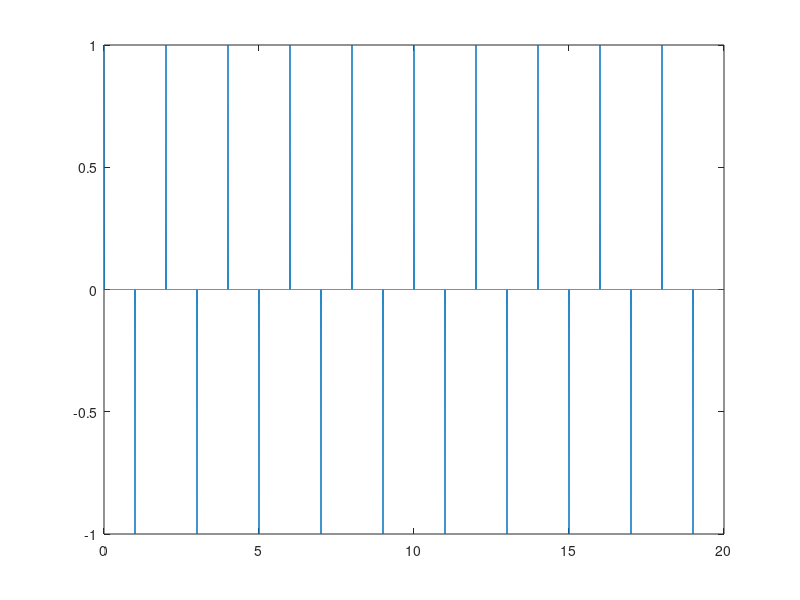

Source code (MATLAB):
%% Generate a step or impulse input for the system after 1 second in simulation 

%% Step
h = 0.01;
Tend = 20;
t = (0:h:Tend-h).';
step_input = zeros(length(t),1);

% step
for i = 1:length(t)
    if t(i) < 1
        step_input(i) = 1;
    end
    
    if t(i) > 10 && t(i) < 11
        step_input(i) = 1;
    end
end
figure(1)
plot(t,step_input)
U = [t step_input]

%%  Impulse
impulse_input = zeros(length(t),1);
for i = 1:200:length(t)
    impulse_input(i) = 1;
    impulse_input(i+100) = -1;
end


figure(1)
plot(t,impulse_input)
U = [t impulse_input]

%% Swing input vector
Tend = 40;
t = (0:h:Tend-h).';
U = [t zeros(length(t),1)];